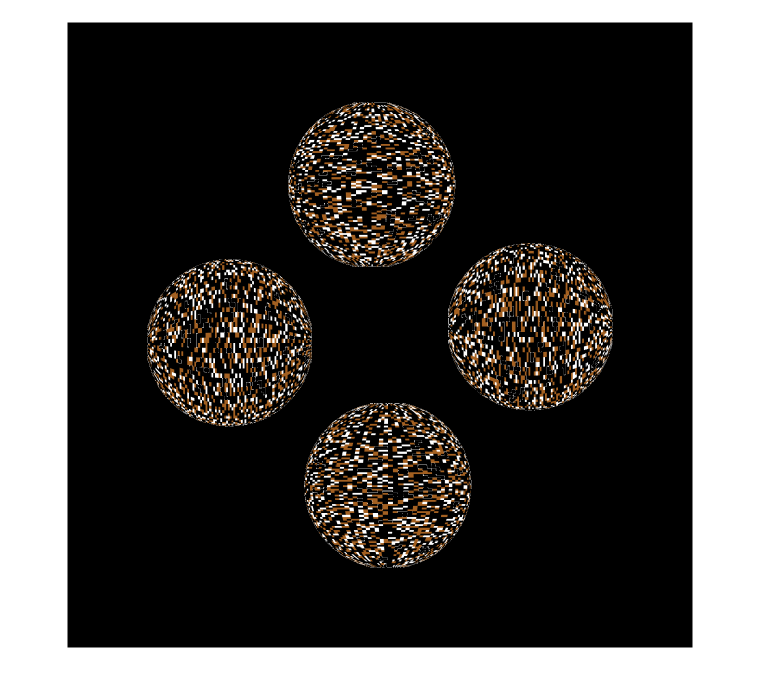
%> input picture 3D150.png, 1522 x 1395 px, given in place of 0.png, which was not available (shown at 1/2 size)
$ octave Hologram.m   (GNU Octave 9; MATLAB toolbox functions it lacks are replaced by stand-ins)
%> lines starting %> are read from the running program, lines starting %| are printed output that depends on the picture; in (x1, y1, x2, y2) boxes, pixels count from 0 and x2, y2 are one past the last pixel; in counts of white or black regions, pixels touching at a corner belong together; the program's own positions count from 1; pictures that were not available may be replaced by others from this repository, and a replacement may not be noted
clc,clear
A=cell(1,50);%存原圖
B=cell(1,50);%存二值
C=cell(1,50);%存全息
name = [0 90 180 270];
%%
for i=1:1:50
    A{1,i}=cell(1,4);
    B{1,i}=cell(1,4);
    for j=1:1:4
        I=imread([num2str(name(j)),'.png']);
%> I is the input picture: size 1395x1522x3 uint8; mean R, G, B 79.3, 77.1, 75
        if(j==4)
            I=imrotate(I,270);
        elseif(j==3)
            I=imrotate(I,180);
        elseif(j==2)
            I=imrotate(I,90);
        end
        A{i}{j}=I;
        J=rgb2gray(I);
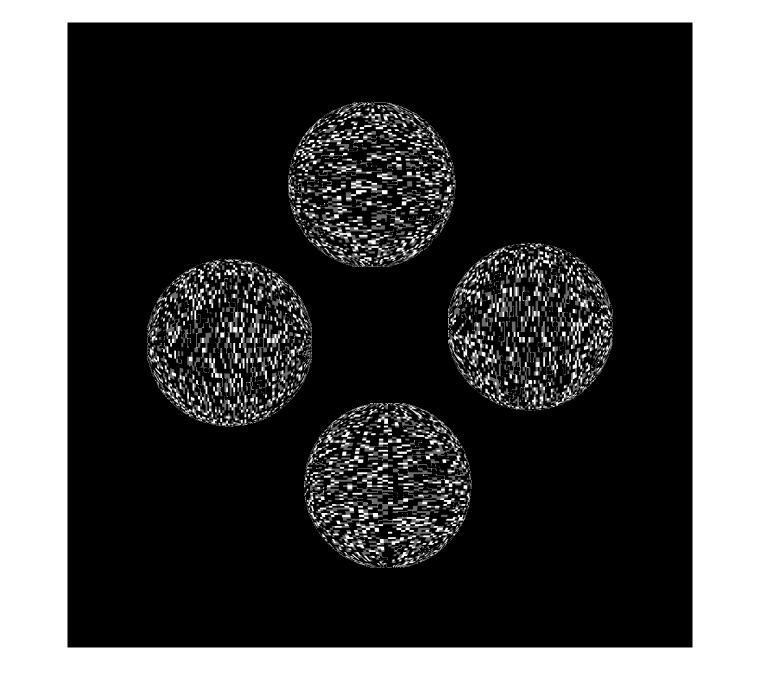
%> J: size 1395x1522 uint8 (shown at 1/2 size); min 0, max 255, mean 77.5
        bw=im2bw(J,0.75);
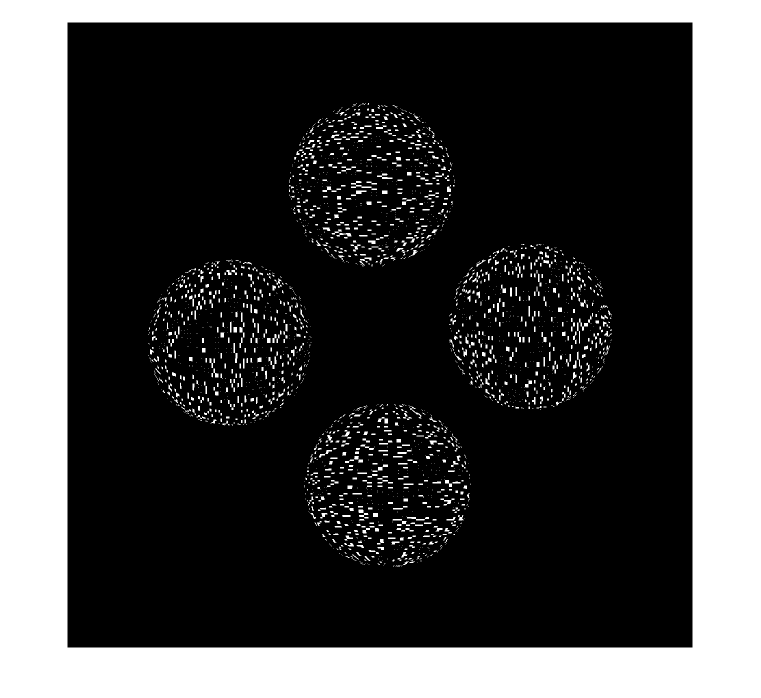
%> bw: size 1395x1522 logical (shown at 1/2 size); 28.3% white; 2454 white regions (1600 under 20 px), largest, box (x1, y1, x2, y2) and area: (0, 0, 1522, 1395) 560690, (702, 362, 743, 376) 196, (754, 347, 785, 358) 146
        se=strel('disk',1,0);
        bw=imopen(bw,se);
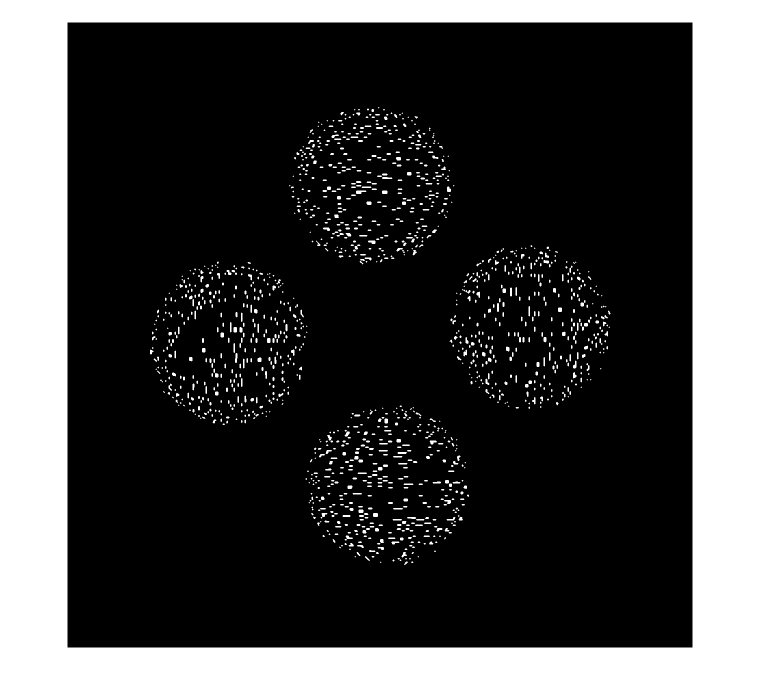
%> bw: size 1395x1522 logical (shown at 1/2 size); 27.9% white; 1395 white regions (689 under 20 px), largest, box (x1, y1, x2, y2) and area: (0, 0, 1522, 1395) 560690, (712, 381, 733, 388) 102, (736, 481, 751, 488) 79
        bw=bwareaopen(bw,60,8);
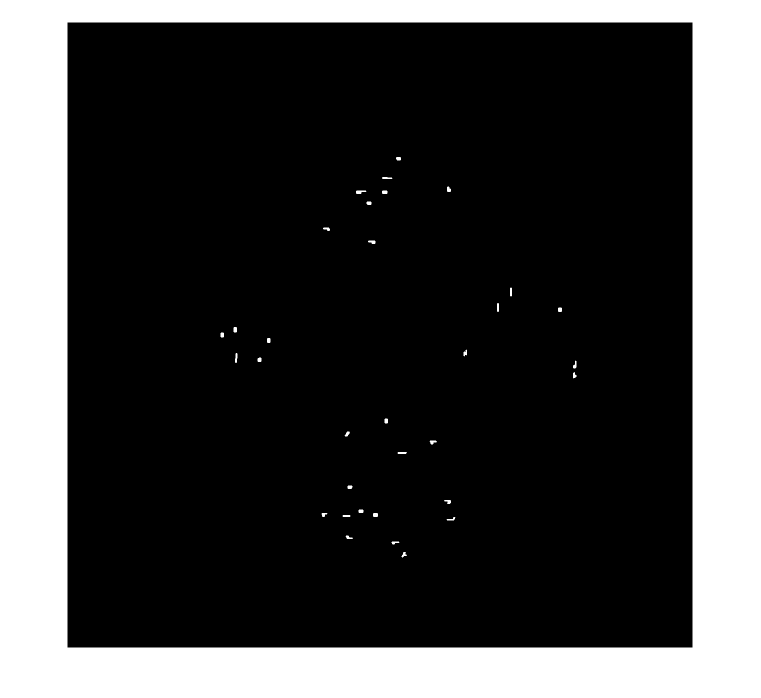
%> bw: size 1395x1522 logical (shown at 1/2 size); 26.5% white; 34 white regions, largest, box (x1, y1, x2, y2) and area: (0, 0, 1522, 1395) 560690, (712, 381, 733, 388) 102, (736, 481, 751, 488) 79
%> (the run ends here)
